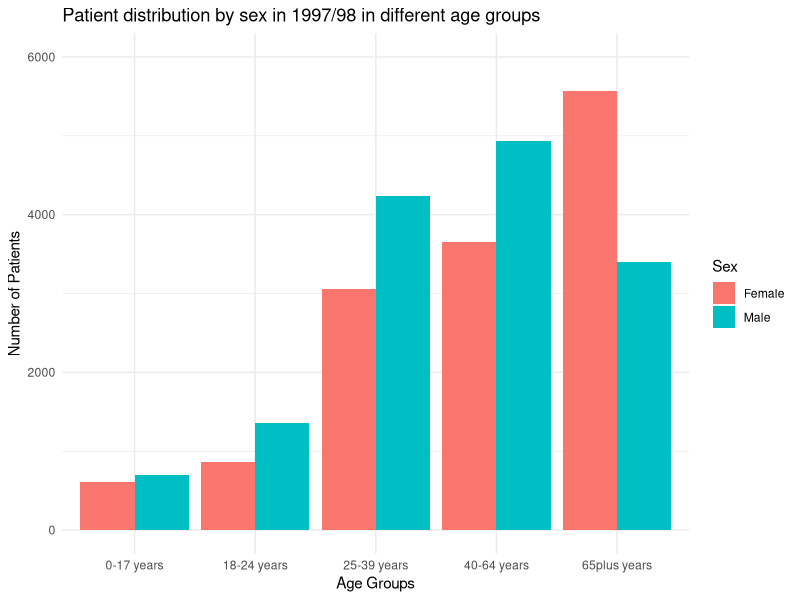
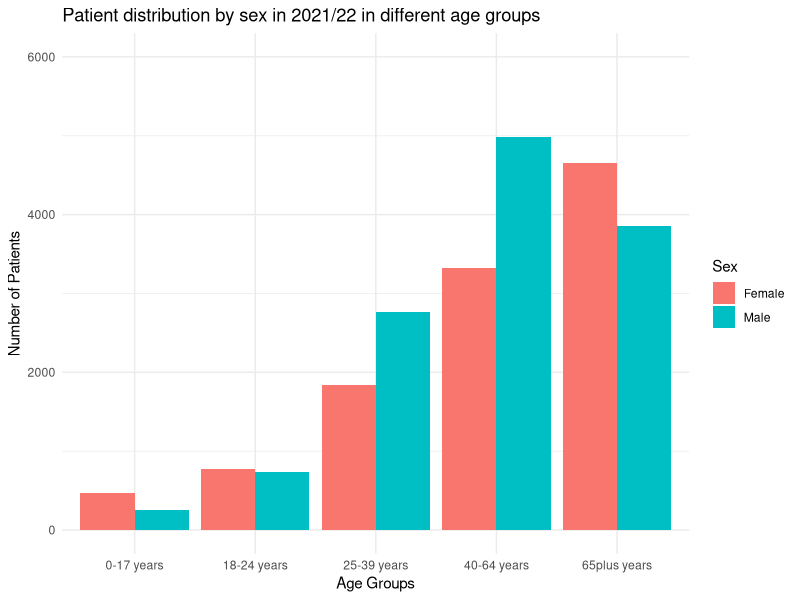
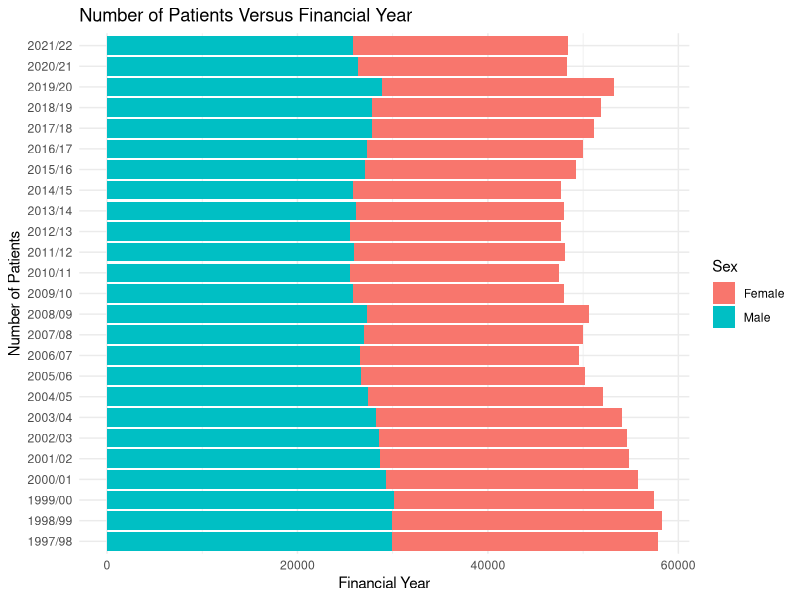
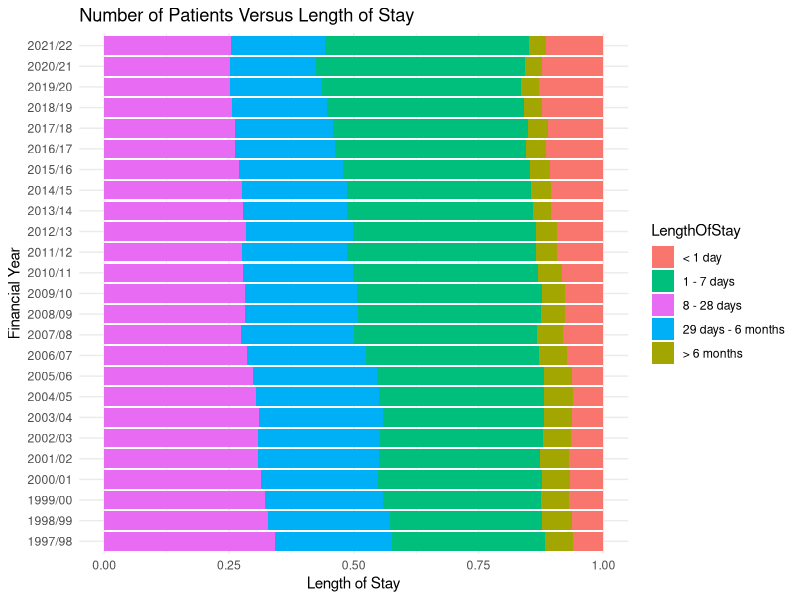
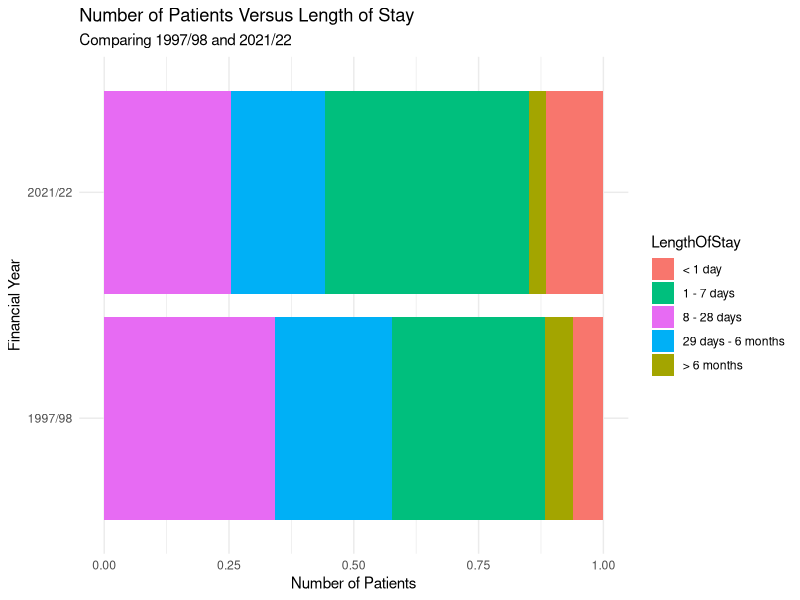
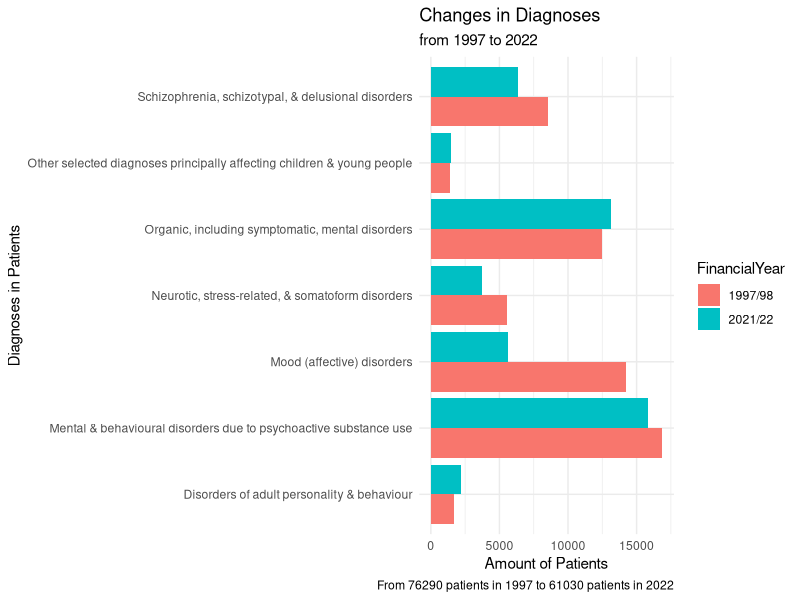
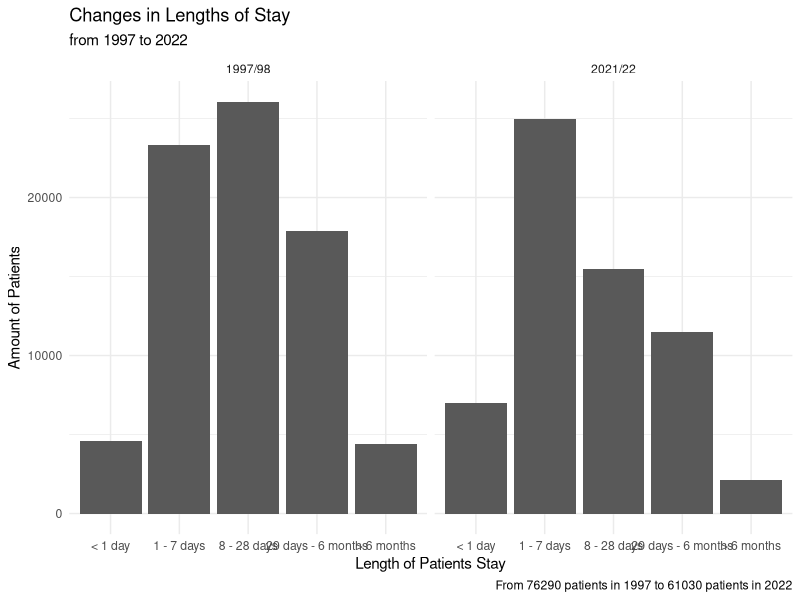
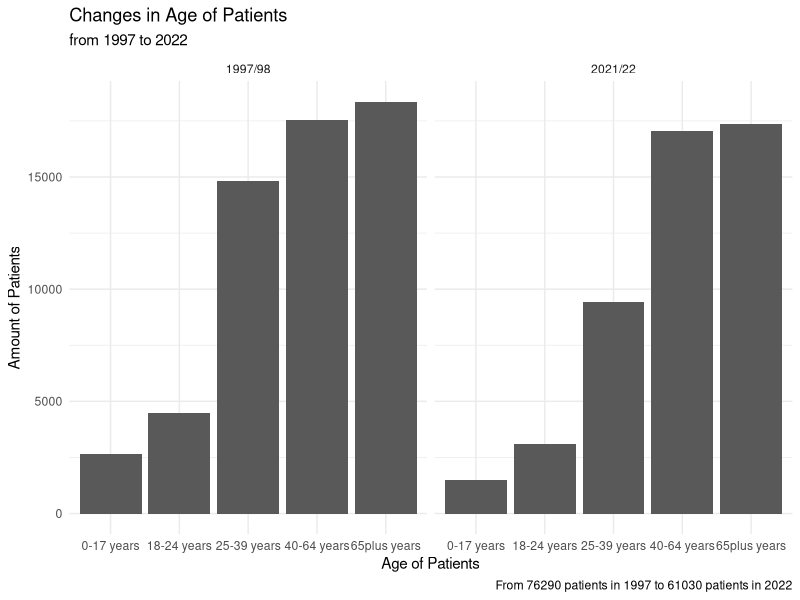

R code for these plots, in order:
## ---- chunk 1
knitr::opts_chunk$set(echo = TRUE)
## ---- chunk 2
library(tidyverse)
library(ggplot2)
# Add any other libraries here



## ---- chunk 3
# Load your data
mental_health_inpatient_activity_age_sex <- read_csv("data/mental-health-inpatient-activity-age-sex.csv")
y97_98<-filter(mental_health_inpatient_activity_age_sex,FinancialYear=="1997/98")
y21_22<-filter(mental_health_inpatient_activity_age_sex,FinancialYear=="2021/22")
plot1<-ggplot(y97_98,aes(fill=Sex,y=PatientsCount,x=AgeGroup))+geom_bar(position="dodge",stat="identity")+ labs(title = "Patient distribution by sex in 1997/98 in different age groups",
       x = "Age Groups", 
       y = "Number of Patients")+theme_minimal()+ylim(0,6000)
plot2<-ggplot(y21_22,aes(fill=Sex,y=PatientsCount,x=AgeGroup))+geom_bar(position="dodge",stat="identity")+labs(title = "Patient distribution by sex in 2021/22 in different age groups",
       x = "Age Groups", 
       y = "Number of Patients")+ylim(0,6000)+theme_minimal()
plot1
plot2

#ggplot(new_df1,aes(fill=Sex,y=PatientsCount,x=AgeGroup))+geom_bar(position="dodge",stat="identity")

age.sex <- read_csv("data/mental-health-inpatient-activity-age-sex.csv")
length.of.stay <- read_csv("data/mental-health-inpatient-activity-length-of-stay.csv")
diagnosis <- read_csv("data/mental-health-inpatient-activity-diagnosis-trend.csv")

#Bar chart for number of patients vs. financial year
age.sex %>% 
  filter(HBR == "S92000003") %>%
  group_by(FinancialYear, Sex) %>%
  summarise(amount = sum(PatientsCount)) %>%
  ggplot(aes(y = FinancialYear, 
             x = amount, 
             fill = Sex)) +
  geom_col() +
  labs(x = "Financial Year",
       y = "Number of Patients",
       title = "Number of Patients Versus Financial Year")+theme_minimal()

#Bar chart for number of patients vs. length of stay
length.of.stay %>% 
  filter(HBT == "S92000003") %>%
  group_by(FinancialYear, LengthOfStay) %>%
  summarise(amount = sum(NumberOfStays)) %>%
  ggplot(aes(y = FinancialYear,
             x = amount, 
             fill = LengthOfStay)) +
  geom_col(position = "fill") +
  labs(x = "Length of Stay",
       y = "Financial Year",
       title = "Number of Patients Versus Length of Stay") +
  scale_fill_discrete(breaks = c('< 1 day', 
                                 '1 - 7 days',
                                 '8 - 28 days',
                                 '29 days - 6 months',
                                 '> 6 months'))+theme_minimal()

#Comparing length of stay for patients in 1997/98 and 2021/22
length.of.stay %>%
  filter(HBT == "S92000003",
         FinancialYear == "1997/98" | 
           FinancialYear == "2021/22") %>%
  group_by(FinancialYear, LengthOfStay) %>%
  summarise(amount = sum(NumberOfStays)) %>%
  ggplot(aes(y = FinancialYear,
             x = amount, 
             fill = LengthOfStay)) +
  geom_col(position = "fill") +
  labs(x = "Number of Patients",
       y = "Financial Year",
       title = "Number of Patients Versus Length of Stay",
       subtitle = "Comparing 1997/98 and 2021/22") +
  scale_fill_discrete(breaks = c('< 1 day', 
                                 '1 - 7 days',
                                 '8 - 28 days',
                                 '29 days - 6 months',
                                 '> 6 months'))+theme_minimal()
#If someone knows how to reorder the lengthofstay ^^

#mutating diagnosis to contain a column with the types of diagnosis based on the code
diagnosis <- diagnosis %>% mutate(
              DiagnosisName = case_when(
                ICD10Codes == "F00 - F09 or Chapter G and second position F00" ~ "Organic, including symptomatic, mental disorders",
                ICD10Codes == "F10 - F19" ~ "Mental & behavioural disorders due to psychoactive substance use",
                ICD10Codes == "F20 - F29" ~ "Schizophrenia, schizotypal, & delusional disorders",
                ICD10Codes == "F30 - F39" ~ "Mood (affective) disorders",
                ICD10Codes == "F40 - F49" ~ "Neurotic, stress-related, & somatoform disorders",
                ICD10Codes == "F60 - F69" ~ "Disorders of adult personality & behaviour",
                ICD10Codes == "F50 - F59, F70 - F99" ~ "Other selected diagnoses principally affecting children & young people"
               )
              )

#bar chart for 1997/88 and 2021/22 based on diagnoses and amount of patients
diagnosis %>% filter(HBT == "S92000003",
                     FinancialYear == "1997/98" | 
           FinancialYear == "2021/22") %>%
              group_by(FinancialYear, DiagnosisName) %>%
              summarise(amount = sum(PatientsCount)) %>%
              ggplot(aes(x = amount, y = DiagnosisName, fill = FinancialYear)) +
              theme(axis.text.x=element_text(angle=45, hjust=0.9)) +
              geom_bar(position = "dodge", stat = "identity") +
              labs(y = "Diagnoses in Patients", 
                        x = "Amount of Patients", 
                        title = "Changes in Diagnoses", 
                        subtitle = "from 1997 to 2022",
                        caption = "From 76290 patients in 1997 to 61030 patients in 2022",
                        legend = "Financial Year"
                        )+theme_minimal()

#bar chart for 1997/88 and 2021/22 based on length of stay and amount of patients
length.of.stay %>% filter(HBT == "S92000003",
                       FinancialYear == "1997/98" | 
                       FinancialYear == "2021/22") %>%
                   group_by(FinancialYear, LengthOfStay) %>%
                   summarise(Amount = sum(NumberOfStays)) %>%
                   mutate(
                     Order = case_when(
                       LengthOfStay == "< 1 day" ~ 1,
                       LengthOfStay == "1 - 7 days" ~ 2,
                       LengthOfStay == "8 - 28 days" ~ 3,
                       LengthOfStay == "29 days - 6 months" ~ 4,
                       LengthOfStay == "> 6 months" ~ 5
                     )
                   ) %>%
                   ggplot(aes(x = reorder(LengthOfStay, +Order), y = Amount)) +
                   facet_wrap(vars(FinancialYear)) +
                   geom_bar(position = "dodge", stat = "identity") +
                   theme(axis.text.x=element_text(angle=45, hjust=0.9)) +
                   labs(x = "Length of Patients Stay", 
                        y = "Amount of Patients", 
                        title = "Changes in Lengths of Stay", 
                        subtitle = "from 1997 to 2022",
                        caption = "From 76290 patients in 1997 to 61030 patients in 2022"
                        )+theme_minimal()

#bar chart for 1997/88 and 2021/22 based on age and amount of patients
age.sex %>% filter(HBR == "S92000003",
                       FinancialYear == "1997/98" | 
                       FinancialYear == "2021/22") %>%
                   group_by(FinancialYear, AgeGroup) %>%
                   summarise(Amount = sum(PatientsCount)) %>%
                   mutate(
                     Order = case_when(
                       AgeGroup == "0-17 years" ~ 1,
                       AgeGroup == "18-24 years" ~ 2,
                       AgeGroup == "25-39 years" ~ 3,
                       AgeGroup == "40-64 years" ~ 4,
                       AgeGroup == "65plus years" ~ 5
                     )
                   ) %>%
                   ggplot(aes(x = reorder(AgeGroup, +Order), y = Amount)) +
                   facet_wrap(vars(FinancialYear)) +
                   geom_bar(position = "dodge", stat = "identity") +
                   theme(axis.text.x=element_text(angle=45, hjust=0.9)) +
                   labs(x = "Age of Patients", 
                        y = "Amount of Patients", 
                        title = "Changes in Age of Patients", 
                        subtitle = "from 1997 to 2022",
                        caption = "From 76290 patients in 1997 to 61030 patients in 2022"
                        )+theme_minimal()

#calculating average length of stay for each year (decreasing trend)
length.of.stay %>% filter(HBT == "S92000003",) %>%
                   group_by(FinancialYear, LengthOfStay) %>%
                   summarise(Amount = sum(NumberOfStays)) %>%
                   mutate(
                     Midpoint = case_when(
                         LengthOfStay == "< 1 day" ~ 0.5,
                         LengthOfStay == "1 - 7 days" ~ 4,
                         LengthOfStay == "8 - 28 days" ~ 18,
                         LengthOfStay == "29 days - 6 months" ~ 98.5,
                         LengthOfStay == "> 6 months" ~ 100 
                      ),
                     TotalStays = Midpoint * Amount
                   ) %>%
                   group_by(FinancialYear) %>%
                   summarise(TotalStaysYearly = sum(TotalStays), TotalAmount = sum(Amount)) %>%
                   mutate(
                     AverageStay = TotalStaysYearly / TotalAmount,
                     FinancialYear = as.numeric(substr(FinancialYear, 1, 4))
                   ) %>%
                   ggplot(aes(y = AverageStay, x = FinancialYear)) +
                   geom_point() +
                   geom_smooth(method = "lm", se = FALSE) +
                   theme(axis.text.x=element_text(angle=45, hjust=0.9)) +
                   ylim(0,40)+theme_minimal()
                
